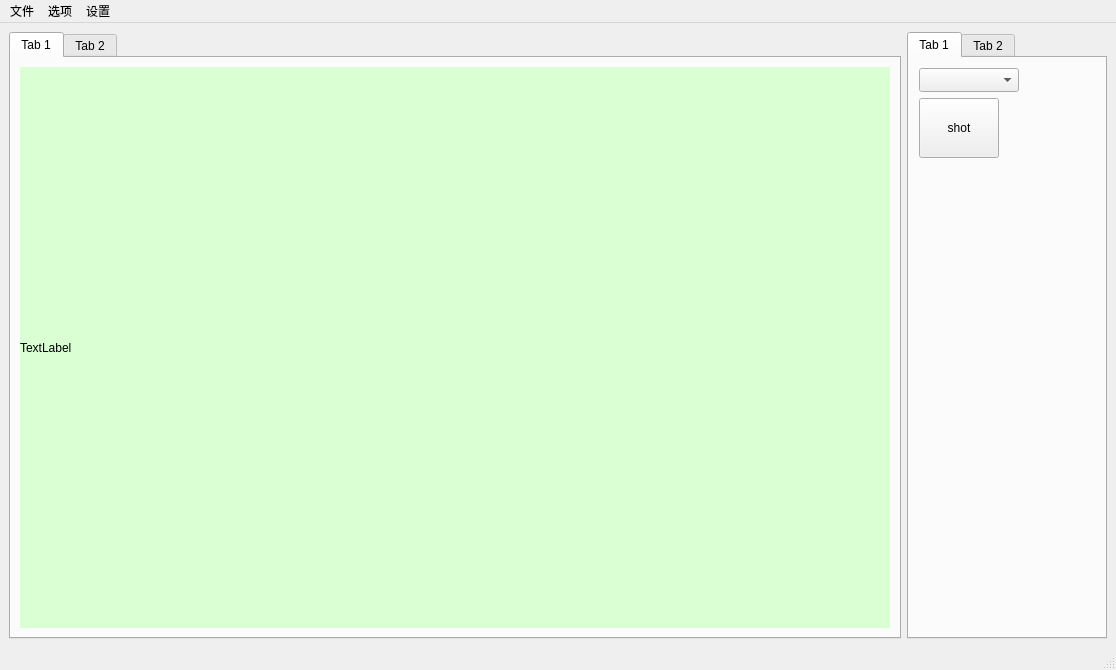
<?xml version="1.0" encoding="UTF-8"?>
<ui version="4.0">
 <class>MainWindow</class>
 <widget class="QMainWindow" name="MainWindow">
  <property name="geometry">
   <rect>
    <x>0</x>
    <y>0</y>
    <width>1116</width>
    <height>670</height>
   </rect>
  </property>
  <property name="windowTitle">
   <string>MainWindow</string>
  </property>
  <widget class="QWidget" name="centralwidget">
   <layout class="QHBoxLayout" name="horizontalLayout_2">
    <item>
     <widget class="QTabWidget" name="tabWidget_2">
      <property name="minimumSize">
       <size>
        <width>60</width>
        <height>60</height>
       </size>
      </property>
      <widget class="QWidget" name="tab_3">
       <attribute name="title">
        <string>Tab 1</string>
       </attribute>
       <layout class="QHBoxLayout" name="horizontalLayout">
        <item>
         <widget class="QLabel" name="imageLabel">
          <property name="minimumSize">
           <size>
            <width>60</width>
            <height>60</height>
           </size>
          </property>
          <property name="styleSheet">
           <string notr="true">background-color: rgb(218, 255, 211);</string>
          </property>
          <property name="text">
           <string>TextLabel</string>
          </property>
         </widget>
        </item>
       </layout>
      </widget>
      <widget class="QWidget" name="tab_4">
       <attribute name="title">
        <string>Tab 2</string>
       </attribute>
      </widget>
     </widget>
    </item>
    <item>
     <widget class="QTabWidget" name="tabWidget">
      <property name="minimumSize">
       <size>
        <width>60</width>
        <height>60</height>
       </size>
      </property>
      <property name="maximumSize">
       <size>
        <width>200</width>
        <height>16777215</height>
       </size>
      </property>
      <widget class="QWidget" name="tab">
       <attribute name="title">
        <string>Tab 1</string>
       </attribute>
       <widget class="QComboBox" name="comboBoxCamId">
        <property name="geometry">
         <rect>
          <x>10</x>
          <y>10</y>
          <width>100</width>
          <height>24</height>
         </rect>
        </property>
        <property name="minimumSize">
         <size>
          <width>100</width>
          <height>24</height>
         </size>
        </property>
        <property name="maximumSize">
         <size>
          <width>200</width>
          <height>24</height>
         </size>
        </property>
       </widget>
       <widget class="QPushButton" name="pushButton">
        <property name="geometry">
         <rect>
          <x>10</x>
          <y>40</y>
          <width>80</width>
          <height>60</height>
         </rect>
        </property>
        <property name="minimumSize">
         <size>
          <width>60</width>
          <height>60</height>
         </size>
        </property>
        <property name="maximumSize">
         <size>
          <width>200</width>
          <height>200</height>
         </size>
        </property>
        <property name="text">
         <string>shot</string>
        </property>
       </widget>
      </widget>
      <widget class="QWidget" name="tab_2">
       <attribute name="title">
        <string>Tab 2</string>
       </attribute>
      </widget>
     </widget>
    </item>
   </layout>
  </widget>
  <widget class="QMenuBar" name="menubar">
   <property name="geometry">
    <rect>
     <x>0</x>
     <y>0</y>
     <width>1116</width>
     <height>21</height>
    </rect>
   </property>
   <widget class="QMenu" name="menu">
    <property name="title">
     <string>文件</string>
    </property>
    <addaction name="actionOpen"/>
    <addaction name="actionSave"/>
    <addaction name="actionExit"/>
   </widget>
   <widget class="QMenu" name="menu_2">
    <property name="title">
     <string>选项</string>
    </property>
    <addaction name="actionpaizhao"/>
   </widget>
   <widget class="QMenu" name="menu_3">
    <property name="title">
     <string>设置</string>
    </property>
    <addaction name="actionOpenSettingDiag"/>
   </widget>
   <addaction name="menu"/>
   <addaction name="menu_2"/>
   <addaction name="menu_3"/>
  </widget>
  <widget class="QStatusBar" name="statusbar"/>
  <action name="actionOpen">
   <property name="text">
    <string>Open</string>
   </property>
  </action>
  <action name="actionSave">
   <property name="text">
    <string>Save</string>
   </property>
  </action>
  <action name="actionExit">
   <property name="text">
    <string>Exit</string>
   </property>
  </action>
  <action name="actionpaizhao">
   <property name="text">
    <string>Shot</string>
   </property>
  </action>
  <action name="actionOpenSettingDiag">
   <property name="text">
    <string>OpenSettingDiag</string>
   </property>
  </action>
 </widget>
 <resources/>
 <connections/>
</ui>
